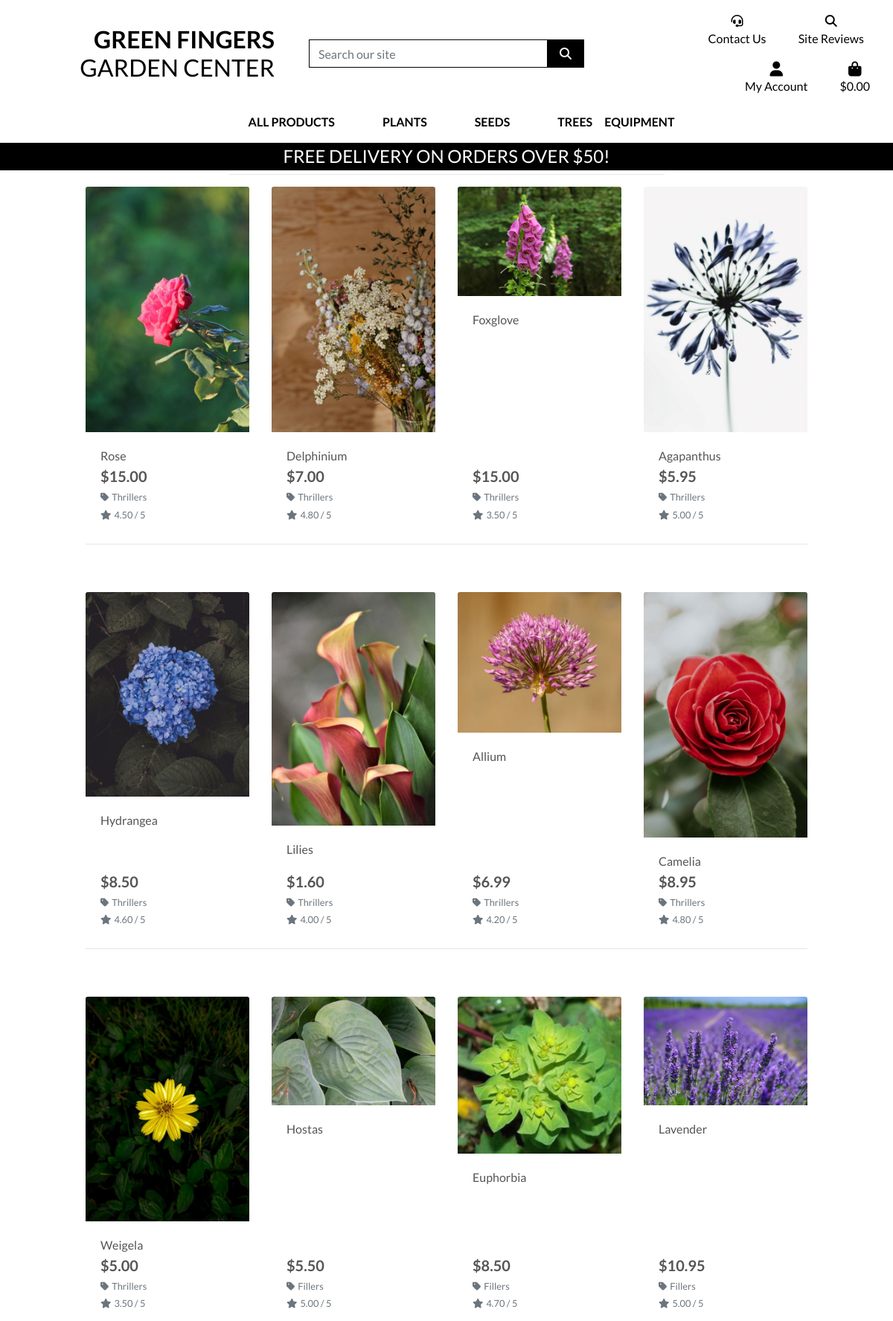
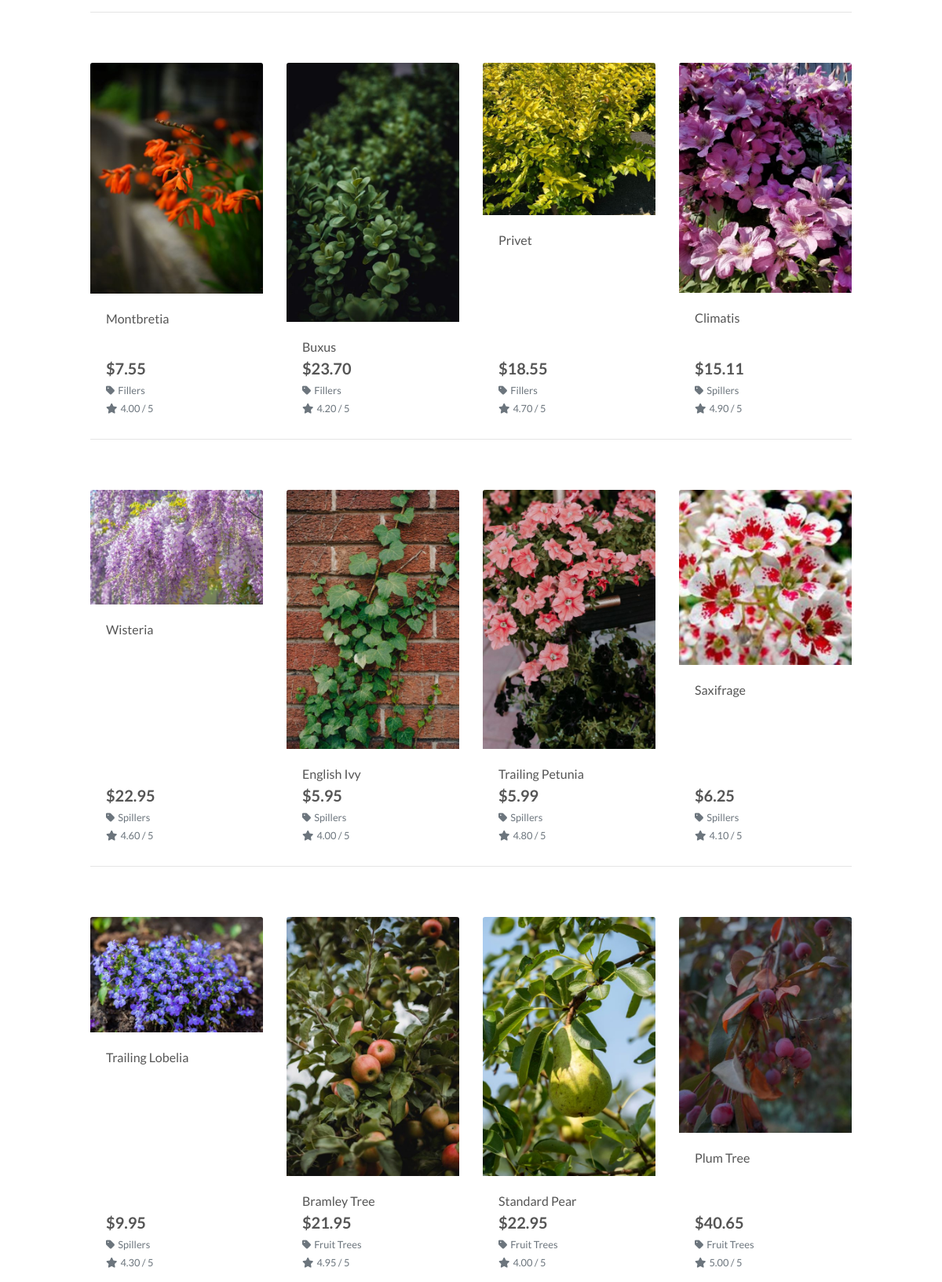
Screenshot of /products/ (upper part) with the database file from the repository (2 pictures, top to bottom).
### products/models.py (models this page shows, shortened)
class Product(models.Model):
    category = models.ForeignKey(
        "Category", null=True, blank=True, on_delete=models.SET_NULL
    )
    sku = models.CharField(max_length=254, null=True, blank=True)
    name = models.CharField(max_length=254)
    description = models.TextField()
    instructions = models.TextField()
    price = models.DecimalField(max_digits=6, decimal_places=2)
    rating = models.DecimalField(max_digits=6, decimal_places=2, null=True, blank=True)
    image_url = models.URLField(max_length=1024, null=True, blank=True)
    image = models.ImageField(null=True, blank=True)

class Category(models.Model):
    class Meta:
        verbose_name_plural = "Categories"
    name = models.CharField(max_length=254)
    friendly_name = models.CharField(max_length=254, null=True, blank=True)

### products/views.py (the view, shortened to what this page needs)
# urls.py: path("", views.all_products, name="products"),
def all_products(request):
    products = Product.objects.all()
    query = None
    categories = None
    sort = None
    direction = None
    current_sorting = f"{sort}_{direction}"
    context = {
        "products": products,
        "search_term": query,
        "current_categories": categories,
        "current_sorting": current_sorting,
    }
    return render(request, "products/products.html", context)

### bag/contexts.py (called while the page is built, shortened)
def bag_contents(request):
    bag_items = []  # empty list for bag items to populate
    total = 0
    product_count = 0
    bag = request.session.get("bag", {})
    if total < settings.FREE_DELIVERY_THRESHOLD:
        delivery = total * Decimal(settings.STANDARD_DELIVERY_PERCENTAGE / 100)
        free_delivery_delta = settings.FREE_DELIVERY_THRESHOLD - total
    else:
        delivery = 0
        free_delivery_delta = 0
    grand_total = delivery + total
    context = {
        "bag_items": bag_items,
        "total": total,
        "product_count": product_count,
        "delivery": delivery,
        "free_delivery_delta": free_delivery_delta,
        "free_delivery_threshold": settings.FREE_DELIVERY_THRESHOLD,
        "grand_total": grand_total,
    }
    return context

### products/templates/products/products.html (shortened to what this page needs)
{% extends "base.html" %}
{% load static %}
{% block page_header %}
<div class="container header-container">
</div>
{% endblock %}
{% block content %}
<div class="overlay"></div>
<div class="container-fluid">
    <div class="row">
        <div class="col text-center mt-3">
            <h2 class="logo-font">Products</h2>
            <hr class="w-50 mb-1">
        </div>
    </div>
    <div class="row">
        <div class="product-container col-10 offset-1">
            <div class="row">
                {% for product in products %}
                <div class="col-sm-6 col-md-6 col-lg-4 col-xl-3">
                    <div class="card h-100 border-0">
                        {% if product.image %}
                        <a href="{% url 'product_detail' product.id %}">
                            <img class="card-img-top img-fluid" src="{{ product.image.url }}" alt="{{ product.name }}">
                        </a>
                        {% else %}
                        <a href="{ url 'product_detail' product.id %}">
                            <img class="card-img-top img-fluid" src="{{ MEDIA_URL }}noimage.png"
                                alt="{{ product.name }}">
                        </a>
                        {% endif %}
                        <div class="card-body pb-0">
                            <p class="mb-0">{{ product.name }}</p>
                        </div>
                        <div class="card-footer bg-white pt-0 border-0 text-left">
                            <div class="row">
                                <div class="col">
                                    <p class="lead mb-0 text-left font-weight-bold">${{ product.price }}</p>
                                    {% if product.category %}
                                    <p class="small mt-1 mb-0">
                                        <a class="text-muted"
                                            href="{% url 'products' %}?category={{ product.category.name }}">
                                            <i class="fas fa-tag mr-1"></i>{{ product.category.friendly_name }}
                                        </a>
                                    </p>
                                    {% endif %}
                                    {% if product.rating %}
                                    <small class="text-muted"><i class="fas fa-star mr-1"></i>{{ product.rating }} /
                                        5</small>
                                    {% else %}
                                    <small class="text-muted">No Rating</small>
                                    {% endif %}
                                </div>
                            </div>
                        </div>
                    </div>
                </div>
                {% if forloop.counter|divisibleby:4 %}
                <div class="col-12 d-none d-xl-block mb-5">
                    <hr>
                </div>
                {% endif %}
                {% endfor %}
            </div>
        </div>
    </div>
</div>
{% endblock %}

### templates/base.html (shortened to what this page needs)
{% load static %}
<!doctype html>
<html lang="en">
<head>
    {% block corecss %}
    <link rel="stylesheet" href="https://stackpath.bootstrapcdn.com/bootstrap/4.4.1/css/bootstrap.min.css"
>
    <link rel="stylesheet" href="{% static 'css/base.css' %}">
    {% endblock %}
</head>
<body>
    <header class="container-fluid fixed-top">
        <div id="topnav" class="row bg-white pt-lg-2 d-none d-lg-flex">
            <div class="col-12 col-lg-4 my-auto py-1 py-lg-0 text-center text-lg-right">
                <a href="{% url 'home' %}" class="nav-link main-logo-link">
                    <h2 class="logo-font text-black my-0"><strong>Green Fingers</strong> Garden Center</h2>
                </a>
            </div>
            <div class="col-12 col-lg-4 my-auto py-1 py-lg-0">
                <form method="GET" action="{% url 'products' %}">
                    <div class="input-group w-100">
                        <input class="form-control border border-black rounded-0" type="text" name="q"
                            placeholder="Search our site">
                        <div class="input-group-append">
                            <button class="form-control btn btn-black border border-black rounded-0" type="submit">
                                <span class="icon">
                                    <i class="fas fa-search"></i>
                                </span>
                            </button>
                        </div>
                    </div>
                </form>
            </div>
            <div class="col-12 col-lg-4 my-auto py-1 py-lg-0">
                <ul class="list-inline list-unstyled text-center text-lg-right my-0">
                    <li class="list-inline-item dropdown">
                        <a class="text-black nav-link " href="{% url 'make_enquiry' %}" id="user-contact"
                            aria-haspopup="true" aria-expanded="false">
                            <div class="text-center">
                                <div><i class="fa-solid fa-headset"></i></div>
                                <p class="my-0">Contact Us</p>
                            </div>
                        </a>
                    </li>
                    <li class="list-inline-item dropdown">
                        <a class="text-black nav-link " href="#" id="user-reviews" data-toggle="dropdown"
                            aria-haspopup="true" aria-expanded="false">
                            <div class="text-center">
                                <div><i class="fa-solid fa-magnifying-glass"></i></div>
                                <p class="my-0">Site Reviews</p>
                            </div>
                        </a>
                    </li>
                    <li class="list-inline-item dropdown">
                        <a class="text-black nav-link" href="#" id="user-options" data-toggle="dropdown"
                            aria-haspopup="true" aria-expanded="false">
                            <div class="text-center">
                                <div><i class="fas fa-user fa-lg"></i></div>
                                <p class="my-0">My Account</p>
                            </div>
                        </a>
                    </li>
                    <li class="list-inline-item">
                        <a class="{% if grand_total %}text-info font-weight-bold{% else %}text-black{% endif %} nav-link"
                            href="{% url 'view_bag' %}">
                            <div class="text-center">
                                <div><i class="fas fa-shopping-bag fa-lg"></i></div>
                                <p class="my-0">
                                    {% if grand_total %}
                                    ${{ grand_total|floatformat:2 }}
                                    {% else %}
                                    $0.00
                                    {% endif %}
                                </p>
                            </div>
                        </a>
                    </li>
                </ul>
            </div>
        </div>
        <div class="row bg-white">
            <nav class="navbar navbar-expand-lg navbar-light w-100">
                {% include 'includes/main-nav.html' %}
            </nav>
        </div>
        <div id="delivery-banner" class="row text-center">
            <div class="col bg-black text-white">
                <h4 class="logo-font my-1">Free delivery on orders over ${{ free_delivery_threshold }}!</h4>
            </div>
        </div>
    </header>
    {% block page_header %}
    {% endblock %}
    {% block content %}
    {% endblock %}
</body>
</html>

### templates/includes/main-nav.html (shortened to what this page needs)
<div class="collapse navbar-collapse" id="main-nav">
    <ul class="navbar-nav w-auto mx-auto">
        <li class="nav-item dropdown">
            <a class="logo-font font-weight-bold nav-link text-black mr-5" href="#" id="all-products-link"
                data-toggle="dropdown" aria-haspopup="true" aria-expanded="false">
                All Products
            </a>
        </li>
        <li class="nav-item dropdown">
            <a class="logo-font font-weight-bold nav-link text-black mr-5" href="#" id="plant-link"
                data-toggle="dropdown" aria-haspopup="true" aria-expanded="false">
                Plants
            </a>
        </li>
        <li class="nav-item dropdown">
            <a class="logo-font font-weight-bold nav-link text-black mr-5" href="#" id="seeds-link"
                data-toggle="dropdown" aria-haspopup="true" aria-expanded="false">
                Seeds
            </a>
        </li>
        <li class="nav-item dropdown">
            <a class="logo-font font-weight-bold nav-link text-black" href="#" id="trees-link" data-toggle="dropdown"
                aria-haspopup="true" aria-expanded="false">
                Trees
            </a>
        </li>
        <li class="nav-item dropdown">
            <a class="logo-font font-weight-bold nav-link text-black" href="#" id="equipment-link"
                data-toggle="dropdown" aria-haspopup="true" aria-expanded="false">
                Equipment
            </a>
        </li>
    </ul>
</div>

### static/css/base.css (style rules this page uses)
html { height: 100%; }
body { background: url('/media/background_image.jpg') no-repeat center center fixed; background-size: cover; height: calc(100vh - 164px); color: #555; font-family: 'Lato'; }
.icon { align-items: center; display: inline-flex; justify-content: center; height: 1.5rem; width: 1.5rem; }
.logo-font { text-transform: uppercase; }
.main-logo-link { width: fit-content; }
.btn-black { background: black; color: white; }
.text-black { color: #000 !important; }
.border-black { border: 1px solid black !important; }
.bg-black { background: #000 !important; }
.overlay { height: 100%; width: 100%; top: 0; left: 0; position: fixed; background: white; z-index: -1; }
@media (min-width: 1200px) { .container { max-width: 80%; } }
@media (min-width: 992px) { .header-container { padding-top: 164px; } }

### rows the page displays
Product: image (picture), name "Rose", price "15.00", category.friendly_name "Thrillers", rating "4.50"
Product: image (picture), name "Delphinium", price "7.00", category.friendly_name "Thrillers", rating "4.80"
Product: image (picture), name "Foxglove", price "15.00", category.friendly_name "Thrillers", rating "3.50"
Product: image (picture), name "Agapanthus", price "5.95", category.friendly_name "Thrillers", rating "5.00"
Product: image (picture), name "Hydrangea", price "8.50", category.friendly_name "Thrillers", rating "4.60"
Product: image (picture), name "Lilies", price "1.60", category.friendly_name "Thrillers", rating "4.00"
Product: image (picture), name "Allium", price "6.99", category.friendly_name "Thrillers", rating "4.20"
Product: image (picture), name "Camelia", price "8.95", category.friendly_name "Thrillers", rating "4.80"
Product: image (picture), name "Weigela", price "5.00", category.friendly_name "Thrillers", rating "3.50"
Product: image (picture), name "Hostas", price "5.50", category.friendly_name "Fillers", rating "5.00"
Product: image (picture), name "Euphorbia", price "8.50", category.friendly_name "Fillers", rating "4.70"
Product: image (picture), name "Lavender", price "10.95", category.friendly_name "Fillers", rating "5.00"
Product: image (picture), name "Montbretia", price "7.55", category.friendly_name "Fillers", rating "4.00"
Product: image (picture), name "Buxus", price "23.70", category.friendly_name "Fillers", rating "4.20"
Product: image (picture), name "Privet", price "18.55", category.friendly_name "Fillers", rating "4.70"
Product: image (picture), name "Climatis", price "15.11", category.friendly_name "Spillers", rating "4.90"
Product: image (picture), name "Wisteria", price "22.95", category.friendly_name "Spillers", rating "4.60"
Product: image (picture), name "English Ivy", price "5.95", category.friendly_name "Spillers", rating "4.00"
Product: image (picture), name "Trailing Petunia", price "5.99", category.friendly_name "Spillers", rating "4.80"
Product: image (picture), name "Saxifrage", price "6.25", category.friendly_name "Spillers", rating "4.10"
Product: image (picture), name "Trailing Lobelia", price "9.95", category.friendly_name "Spillers", rating "4.30"
Product: image (picture), name "Bramley Tree", price "21.95", category.friendly_name "Fruit Trees", rating "4.95"
Product: image (picture), name "Standard Pear", price "22.95", category.friendly_name "Fruit Trees", rating "4.00"
Product: image (picture), name "Plum Tree", price "40.65", category.friendly_name "Fruit Trees", rating "5.00"

### other values shown
{{ free_delivery_threshold }} "50"
